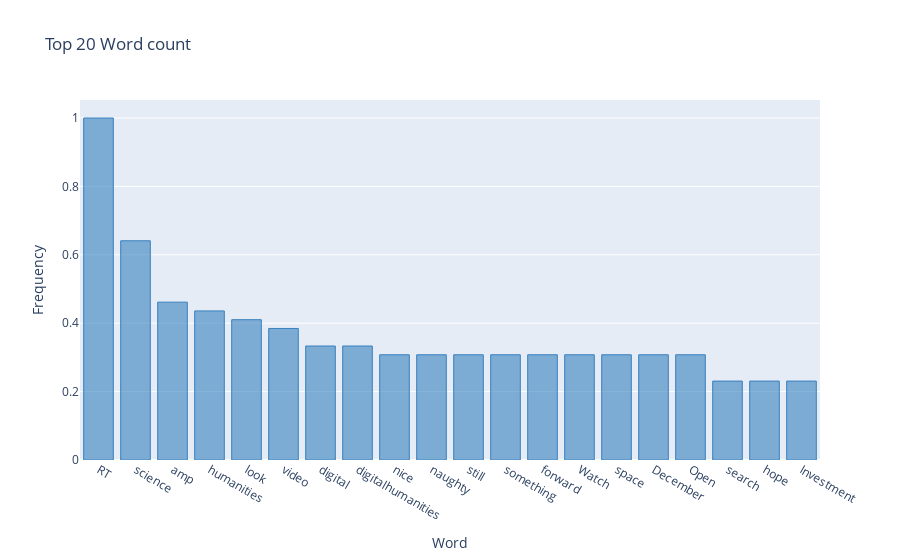

The cell this chart's notebook holds for it:
### Markdown cell above
**Show barchart from word frequency and order by frequency.**

### Code cell
# show barchart form word frequency
df_freq = pd.DataFrame.from_dict(data = wordcloud.words_, orient='index')
df_freq = df_freq.head(20)
layout1=dict(autosize=True, yaxis=dict(automargin=True, title="Frequency"), xaxis=dict(automargin=True, title="Word"),title="Top 20 Word count")
df_freq.iplot(kind='bar', title = 'Top 20 Word frequency', color="blue", layout=layout1)

'''
# Alternative method to run under SWAN where cufflinks can't be installed 
# create dataframe for word frequency
freq_counts = df_freq.rename_axis('word').reset_index()
freq_counts.columns = ['word','freq']

# show interative barchart for word frequency
fig = px.bar(
    freq_counts, x="word", y="freq", 
    labels=dict(word="Word", freq="Frequency"), 
    width=1600, height=800, title="Top 20 Word frequency"
)
fig.update_xaxes(tickangle = 45)

#fig.update_traces(marker_color='green')

fig.show()
'''

### Figure 1 — Plotly figure (JSON) as saved in the notebook; plotly's stock layout.template omitted (floating-point values rounded to 4 significant figures)
{"data": [{"marker": {"color": "rgba(55, 128, 191, 0.6)", "line": {"color": "rgba(55, 128, 191, 1.0)", "width": 1}}, "name": "0", "orientation": "v", "text": "", "type": "bar", "x": ["RT", "science", "amp", "humanities", "look", "video", "digital", "digitalhumanities", "nice", "naughty", "still", "something", "forward", "Watch", "space", "December", "Open", "search", "hope", "Investment"], "y": [1, 0.641, 0.4615, 0.4359, 0.4103, 0.3846, 0.3333, 0.3333, 0.3077, 0.3077, 0.3077, 0.3077, 0.3077, 0.3077, 0.3077, 0.3077, 0.3077, 0.2308, 0.2308, 0.2308]}], "layout": {"autosize": true, "title": {"text": "Top 20 Word count"}, "xaxis": {"automargin": true, "autorange": true, "range": [-0.5, 19.5], "title": {"text": "Word"}, "type": "category"}, "yaxis": {"automargin": true, "autorange": true, "range": [0, 1.053], "title": {"text": "Frequency"}, "type": "linear"}}}
